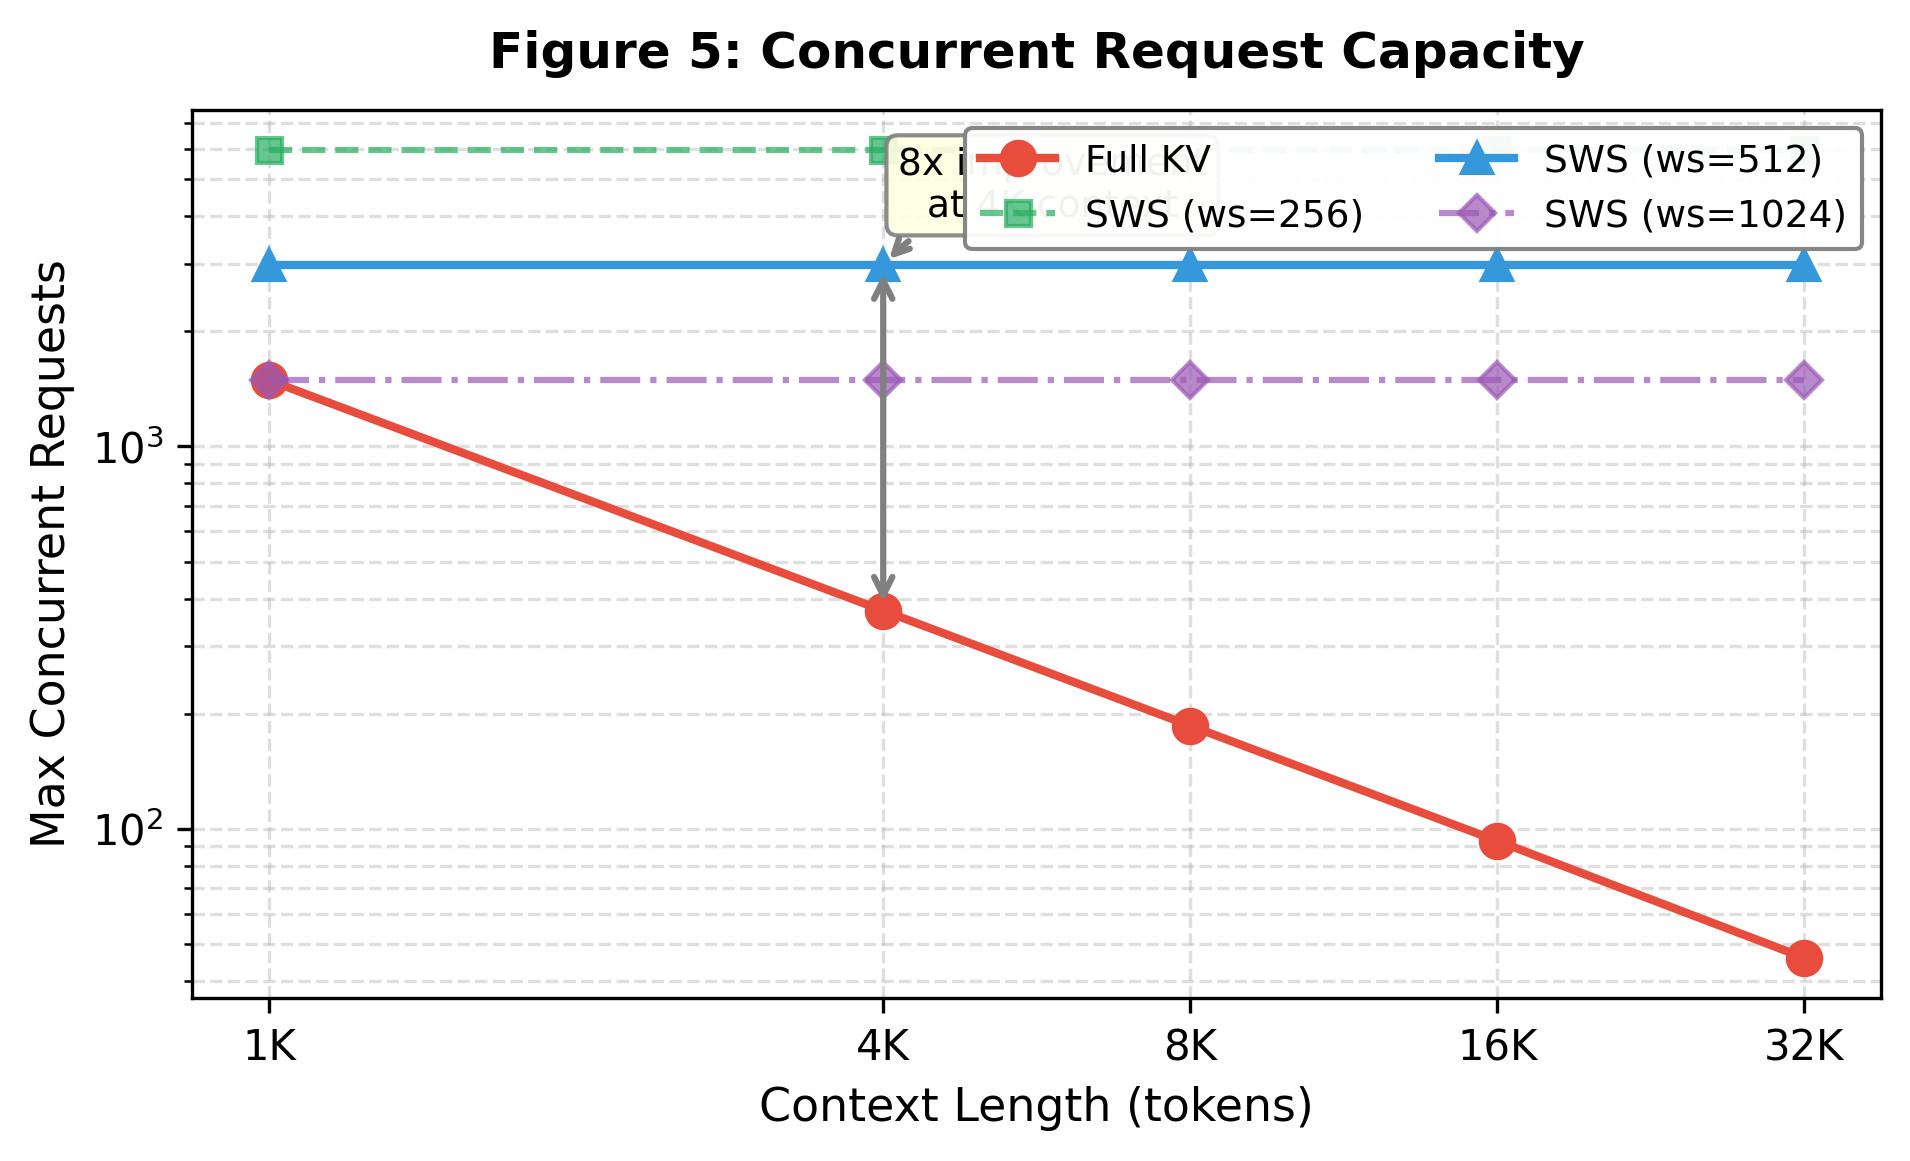

Write Python code to recreate this figure.
#!/usr/bin/env python3
"""
Figure 5: Concurrent Request Scaling
Shows how SWS enables 8x more concurrent requests compared to Full KV
"""

import json
import numpy as np
import matplotlib.pyplot as plt

# Set up academic style
plt.rcParams.update({
    'font.family': 'serif',
    'font.serif': ['Times New Roman'],
    'font.size': 11,
    'axes.titlesize': 12,
    'axes.labelsize': 11,
    'xtick.labelsize': 10,
    'ytick.labelsize': 10,
    'legend.fontsize': 9,
    'figure.dpi': 300,
    'savefig.dpi': 300,
    'axes.linewidth': 0.8,
    'lines.linewidth': 1.5,
    'lines.markersize': 6,
})

# Load data
with open('../../gpu-experiments/results/g7g8_all_results.json', 'r') as f:
    g7g8_data = json.load(f)

concurrency_data = g7g8_data['g7_concurrency']

# Extract data
seq_lens = [c['seq_len'] for c in concurrency_data]
full_kv_max_req = [c['full_kv_max_req'] for c in concurrency_data]
sws_256_max_req = [c['sws_256_max_req'] for c in concurrency_data]
sws_512_max_req = [c['sws_512_max_req'] for c in concurrency_data]
sws_1024_max_req = [c['sws_1024_max_req'] for c in concurrency_data]

# Calculate improvement ratios
improvement_ratios = [s/f for s, f in zip(sws_512_max_req, full_kv_max_req)]

# Figure setup
fig, ax = plt.subplots(figsize=(6.5, 4))

# Color palette
colors = {
    'full_kv': '#e74c3c',      # Red
    'sws_256': '#27ae60',      # Green
    'sws_512': '#3498db',      # Blue
    'sws_1024': '#9b59b6',     # Purple
}

# Plot concurrent request capacity
ax.plot(seq_lens, full_kv_max_req, 'o-', color=colors['full_kv'],
        linewidth=2, markersize=8, label='Full KV')
ax.plot(seq_lens, sws_256_max_req, 's--', color=colors['sws_256'],
        linewidth=1.5, markersize=6, label='SWS (ws=256)', alpha=0.7)
ax.plot(seq_lens, sws_512_max_req, '^-', color=colors['sws_512'],
        linewidth=2, markersize=7, label='SWS (ws=512)')
ax.plot(seq_lens, sws_1024_max_req, 'D-.', color=colors['sws_1024'],
        linewidth=1.5, markersize=6, label='SWS (ws=1024)', alpha=0.7)

# Log scale for both axes
ax.set_xscale('log', base=2)
ax.set_yscale('log')

# Mark the 8x improvement point
# At seq_len=4096: Full KV = 372, SWS-512 = 2978, ratio = 8x
idx_4k = seq_lens.index(4096)
ax.annotate(f'8x improvement\nat 4K context',
            xy=(4096, sws_512_max_req[idx_4k]),
            xytext=(6000, 4000),
            fontsize=9,
            ha='center',
            arrowprops=dict(arrowstyle='->', color='gray', lw=1.5,
                          connectionstyle='arc3,rad=0.2'),
            bbox=dict(boxstyle='round,pad=0.3', facecolor='lightyellow', 
                      edgecolor='gray', alpha=0.9))

# Draw bracket showing 8x
ax.annotate('',
            xy=(4096, full_kv_max_req[idx_4k]),
            xytext=(4096, sws_512_max_req[idx_4k]),
            arrowprops=dict(arrowstyle='<->', color='gray', lw=1.5))

# Labels
ax.set_xlabel('Context Length (tokens)')
ax.set_ylabel('Max Concurrent Requests')
ax.set_title('Figure 5: Concurrent Request Capacity', fontweight='bold', pad=10)

# Format x-axis labels
ax.set_xticks(seq_lens)
ax.set_xticklabels([f'{s//1024}K' for s in seq_lens])

# Grid
ax.grid(True, linestyle='--', alpha=0.4, which='both')

# Legend
ax.legend(loc='upper right', framealpha=0.95, edgecolor='gray', ncol=2)

plt.tight_layout()

# Save
plt.savefig('fig5_concurrent_scaling.pdf', format='pdf', bbox_inches='tight')
plt.savefig('fig5_concurrent_scaling.png', format='png', bbox_inches='tight')
print("Figure 5 saved: fig5_concurrent_scaling.pdf/png")

plt.close()
